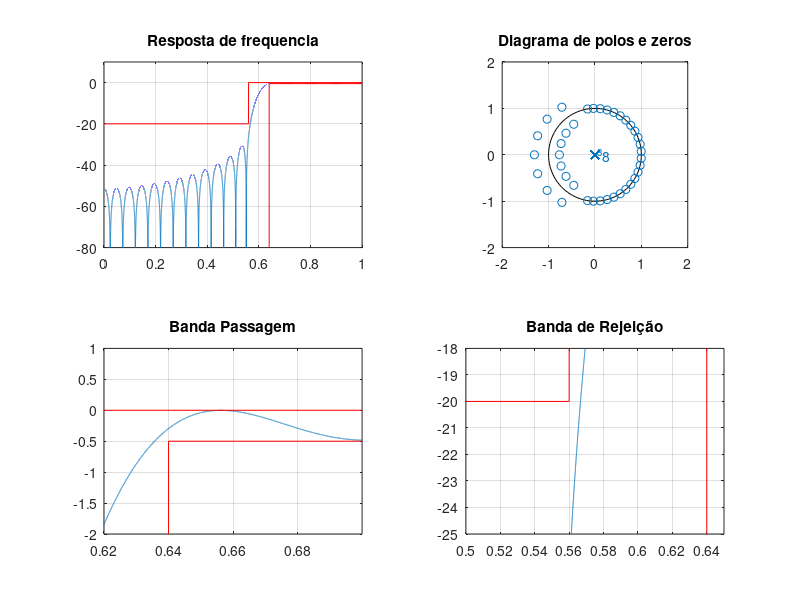
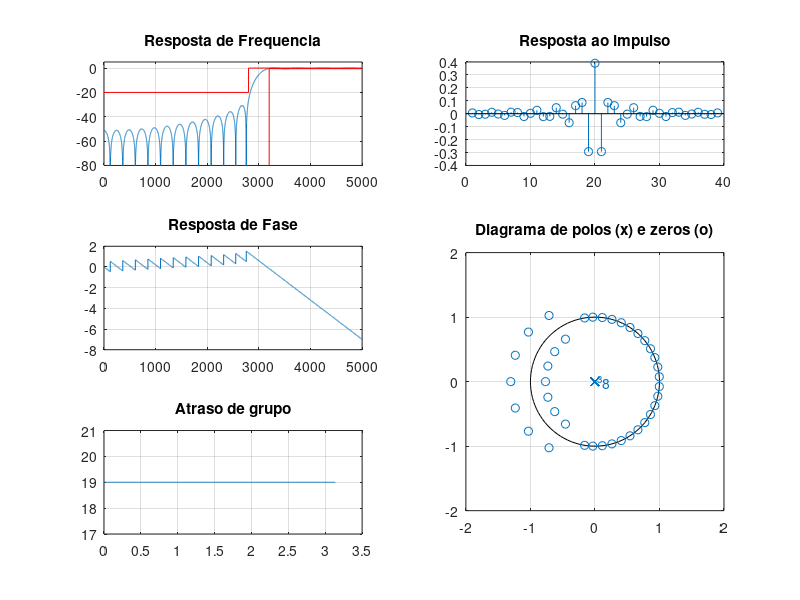

Here is the MATLAB script that generated these plots, in order:
% Projeto filtro 1
% LP - (fa = 10000 Hz, f1 = 2800 Hz; f2 = 3200 Hz, Ap = 0.5 dB, As = 20 dB, GdB = 0 dB)

close all;
clear all;
clc;

ExecutarAjuste = 1;

%% Especificacoes
fa = 10000; fs = 2800; fp = 3200;
Ap = 0.5; As = 20; GdB = 0;
wp = fp/fa*(2*pi); ws = fs/fa*(2*pi);

wc1 = sqrt(wp*ws); % media geometrica
Dw1 = wp - ws;
G0 = GdB;

%% Projeto inicial
Dw = Dw1;
wc = wc1;
Ask = As;
if ExecutarAjuste
    Ask = Ask + 9; % Ajuste BP
end

betha = 0.5842*(Ask-21)^0.4 + 0.07886*(Ask-21);
M1 = ceil((Ask - 8)/(2.285*Dw)+1);
M = M1;
% M = 20;
% G0 = -5.5 + 1;

if ExecutarAjuste
    % primeiro ajuste
    G0 = 0.295; % db

    % segundo ajuste M (n/2)
    wp2 = 0.6196*pi; ws2 = 0.5813*pi;
    Dw2 = wp2 -ws2;
    M2 = ceil(M1*Dw2/Dw1); % nova ordem do filtro 2*M2
    M = M2;

    % ajuste deslocamento
    wc2 = wc1 - ((0.0037+0.0013)/2)*pi;
    wc = wc2;
end


N = 2*M+1;
betha = 0.5842*(Ask-21)^0.4 + 0.07886*(Ask-21);
wk = kaiser(N, betha)';
% wk = chebwin(N, As)';
% wk = gausswin(N, 1/As)';
% wk = tukeywin(N)';
% wk = taylorwin(N)';

k = 1:M;
% HP
bi = -sin(wc*k)./(pi*k);
b0 = 1-wc/pi;
b = [flip(bi) b0 bi];

b = b.*wk*10^(-G0/20); % janela de keiser

%%
figure(1)
subplot(221)
title('Resposta de frequencia')
[h, w] = freqz(b, 1, linspace(0,pi,100000));
% plot(w/pi, abs(h)); grid on;
plot(w/pi, 20*log10(abs(h))); grid on;
title('Resposta de frequencia')
ylim([-80 10])
hold on;
plot([pi,wp,wp]/pi,[-Ap,-Ap,-80], '-red')
plot([0,ws/pi,ws/pi,1],[-As,-As,0,0], '-red')

subplot(222)
zplane(b, 1); axis([-2 2 -2 2]);
title('Diagrama de polos e zeros')

subplot(223)
plot(w/pi, 20*log10(abs(h)));
title('Banda Passagem')
grid on; hold on;
plot([pi,wp,wp]/pi,[-Ap,-Ap,-80], '-red')
plot([0,ws/pi,ws/pi,1],[-As,-As,0,0], '-red')
xlim([0.62 0.7]); ylim([-2 1]);

subplot(224)
plot(w/pi, 20*log10(abs(h)));
title('Banda de Rejeição')
grid on; hold on;
plot([pi,wp,wp]/pi,[-Ap,-Ap,-80], '-red')
plot([0,ws/pi,ws/pi,1],[-As,-As,0,0], '-red')
xlim([0.5 0.65]); ylim([-25 -18]);

%%
figure(2)
%suptitle(['HP FIR ' num2str(fs) '-' num2str(fp) ' Ordem: ' num2str(N)])

escala = fa/2;
subplot(3,2,[4 6])
zplane(b, 1);
axis([-2 2 -2 2])
title('Diagrama de polos (x) e zeros (o)')

clear h w
[h, w] = freqz(b, 1, 'whole');

subplot(322)
stem(b), grid on;
title('Resposta ao impulso')

subplot(321)
[h, w] = freqz(b, 1, linspace(0,pi,10000));
% plot(w/pi, abs(h)); grid on;
plot(w/pi*escala, 20*log10(abs(h))); grid on;
hold on;
title('Resposta de Frequencia')
ylim([-80 5])
Amin = 80;
plot([0,fs,fs,fa/2],[-As,-As,0,0], 'r')
plot([fa/2,fp,fp,],[-Ap,-Ap,-80], 'r')
xlim([0 fa/2])

subplot(323)
plot(w/pi*escala, unwrap(angle(h))/pi); grid on;
title('Resposta de Fase')

subplot(325)
grpdelay(b, 1)
title('Atraso de grupo')
